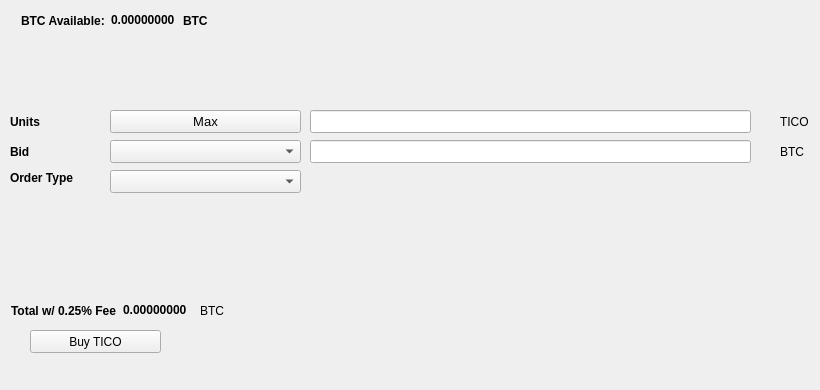
   <widget class="QWidget" name="BuyTab">
    <attribute name="title">
     <string>Buy</string>
    </attribute>
    <widget class="QPushButton" name="BuyTICO">
     <property name="geometry">
      <rect>
       <x>30</x>
       <y>330</y>
       <width>131</width>
       <height>23</height>
      </rect>
     </property>
     <property name="text">
      <string>Buy TICO</string>
     </property>
     <property name="icon">
      <iconset resource="../ticoin.qrc">
       <normaloff>:/icons/bitcoin</normaloff>:/icons/bitcoin</iconset>
     </property>
    </widget>
    <widget class="QLabel" name="label_3">
     <property name="geometry">
      <rect>
       <x>10</x>
       <y>110</y>
       <width>46</width>
       <height>23</height>
      </rect>
     </property>
     <property name="font">
      <font>
       <weight>75</weight>
       <bold>true</bold>
      </font>
     </property>
     <property name="text">
      <string>Units</string>
     </property>
    </widget>
    <widget class="QLineEdit" name="UnitsInput">
     <property name="geometry">
      <rect>
       <x>310</x>
       <y>110</y>
       <width>441</width>
       <height>23</height>
      </rect>
     </property>
     <property name="font">
      <font>
       <pointsize>9</pointsize>
       <weight>75</weight>
       <bold>true</bold>
      </font>
     </property>
    </widget>
    <widget class="QLineEdit" name="BuyBidPriceEdit">
     <property name="geometry">
      <rect>
       <x>310</x>
       <y>140</y>
       <width>441</width>
       <height>23</height>
      </rect>
     </property>
     <property name="font">
      <font>
       <pointsize>9</pointsize>
       <weight>75</weight>
       <bold>true</bold>
      </font>
     </property>
    </widget>
    <widget class="QLabel" name="label_4">
     <property name="geometry">
      <rect>
       <x>780</x>
       <y>110</y>
       <width>31</width>
       <height>23</height>
      </rect>
     </property>
     <property name="text">
      <string>TICO</string>
     </property>
    </widget>
    <widget class="QLabel" name="label_5">
     <property name="geometry">
      <rect>
       <x>780</x>
       <y>140</y>
       <width>31</width>
       <height>23</height>
      </rect>
     </property>
     <property name="text">
      <string>BTC</string>
     </property>
    </widget>
    <widget class="QLabel" name="label_6">
     <property name="geometry">
      <rect>
       <x>10</x>
       <y>140</y>
       <width>46</width>
       <height>23</height>
      </rect>
     </property>
     <property name="font">
      <font>
       <weight>75</weight>
       <bold>true</bold>
      </font>
     </property>
     <property name="text">
      <string>Bid</string>
     </property>
    </widget>
    <widget class="QLabel" name="label_7">
     <property name="geometry">
      <rect>
       <x>10</x>
       <y>170</y>
       <width>91</width>
       <height>16</height>
      </rect>
     </property>
     <property name="font">
      <font>
       <weight>75</weight>
       <bold>true</bold>
      </font>
     </property>
     <property name="text">
      <string>Order Type</string>
     </property>
    </widget>
    <widget class="QPushButton" name="Buy_Max_Amount">
     <property name="geometry">
      <rect>
       <x>110</x>
       <y>110</y>
       <width>191</width>
       <height>23</height>
      </rect>
     </property>
     <property name="font">
      <font>
       <pointsize>10</pointsize>
      </font>
     </property>
     <property name="text">
      <string>Max</string>
     </property>
    </widget>
    <widget class="QComboBox" name="BuyBidcomboBox">
     <property name="geometry">
      <rect>
       <x>110</x>
       <y>140</y>
       <width>191</width>
       <height>23</height>
      </rect>
     </property>
     <property name="font">
      <font>
       <pointsize>10</pointsize>
      </font>
     </property>
    </widget>
    <widget class="QComboBox" name="buyOrdertypeCombo">
     <property name="geometry">
      <rect>
       <x>110</x>
       <y>170</y>
       <width>191</width>
       <height>23</height>
      </rect>
     </property>
     <property name="font">
      <font>
       <pointsize>10</pointsize>
      </font>
     </property>
    </widget>
    <widget class="QWidget" name="layoutWidget1">
     <property name="geometry">
      <rect>
       <x>21</x>
       <y>11</y>
       <width>227</width>
       <height>19</height>
      </rect>
     </property>
     <layout class="QHBoxLayout" name="horizontalLayout_3">
      <item>
       <widget class="QLabel" name="label232">
        <property name="font">
         <font>
          <weight>75</weight>
          <bold>true</bold>
         </font>
        </property>
        <property name="text">
         <string>BTC Available:</string>
        </property>
       </widget>
      </item>
      <item>
       <widget class="QLabel" name="BtcAvailableLbl">
        <property name="palette">
         <palette>
          <active>
           <colorrole role="WindowText">
            <brush brushstyle="SolidPattern">
             <color alpha="255">
              <red>0</red>
              <green>0</green>
              <blue>0</blue>
             </color>
            </brush>
           </colorrole>
           <colorrole role="Button">
            <brush brushstyle="SolidPattern">
             <color alpha="255">
              <red>0</red>
              <green>170</green>
              <blue>0</blue>
             </color>
            </brush>
           </colorrole>
           <colorrole role="Light">
            <brush brushstyle="SolidPattern">
             <color alpha="255">
              <red>0</red>
              <green>255</green>
              <blue>0</blue>
             </color>
            </brush>
           </colorrole>
           <colorrole role="Midlight">
            <brush brushstyle="SolidPattern">
             <color alpha="255">
              <red>0</red>
              <green>212</green>
              <blue>0</blue>
             </color>
            </brush>
           </colorrole>
           <colorrole role="Dark">
            <brush brushstyle="SolidPattern">
             <color alpha="255">
              <red>0</red>
              <green>85</green>
              <blue>0</blue>
             </color>
            </brush>
           </colorrole>
           <colorrole role="Mid">
            <brush brushstyle="SolidPattern">
             <color alpha="255">
              <red>0</red>
              <green>113</green>
              <blue>0</blue>
             </color>
            </brush>
           </colorrole>
           <colorrole role="Text">
            <brush brushstyle="SolidPattern">
             <color alpha="255">
              <red>0</red>
              <green>170</green>
              <blue>0</blue>
             </color>
            </brush>
           </colorrole>
           <colorrole role="BrightText">
            <brush brushstyle="SolidPattern">
             <color alpha="255">
              <red>255</red>
              <green>255</green>
              <blue>255</blue>
             </color>
            </brush>
           </colorrole>
           <colorrole role="ButtonText">
            <brush brushstyle="SolidPattern">
             <color alpha="255">
              <red>0</red>
              <green>0</green>
              <blue>0</blue>
             </color>
            </brush>
           </colorrole>
           <colorrole role="Base">
            <brush brushstyle="SolidPattern">
             <color alpha="255">
              <red>255</red>
              <green>255</green>
              <blue>255</blue>
             </color>
            </brush>
           </colorrole>
           <colorrole role="Window">
            <brush brushstyle="SolidPattern">
             <color alpha="255">
              <red>0</red>
              <green>170</green>
              <blue>0</blue>
             </color>
            </brush>
           </colorrole>
           <colorrole role="Shadow">
            <brush brushstyle="SolidPattern">
             <color alpha="255">
              <red>0</red>
              <green>0</green>
              <blue>0</blue>
             </color>
            </brush>
           </colorrole>
           <colorrole role="AlternateBase">
            <brush brushstyle="SolidPattern">
             <color alpha="255">
              <red>127</red>
              <green>212</green>
              <blue>127</blue>
             </color>
            </brush>
           </colorrole>
           <colorrole role="ToolTipBase">
            <brush brushstyle="SolidPattern">
             <color alpha="255">
              <red>255</red>
              <green>255</green>
              <blue>220</blue>
             </color>
            </brush>
           </colorrole>
           <colorrole role="ToolTipText">
            <brush brushstyle="SolidPattern">
             <color alpha="255">
              <red>0</red>
              <green>0</green>
              <blue>0</blue>
             </color>
            </brush>
           </colorrole>
          </active>
          <inactive>
           <colorrole role="WindowText">
            <brush brushstyle="SolidPattern">
             <color alpha="255">
              <red>0</red>
              <green>0</green>
              <blue>0</blue>
             </color>
            </brush>
           </colorrole>
           <colorrole role="Button">
            <brush brushstyle="SolidPattern">
             <color alpha="255">
              <red>0</red>
              <green>170</green>
              <blue>0</blue>
             </color>
            </brush>
           </colorrole>
           <colorrole role="Light">
            <brush brushstyle="SolidPattern">
             <color alpha="255">
              <red>0</red>
              <green>255</green>
              <blue>0</blue>
             </color>
            </brush>
           </colorrole>
           <colorrole role="Midlight">
            <brush brushstyle="SolidPattern">
             <color alpha="255">
              <red>0</red>
              <green>212</green>
              <blue>0</blue>
             </color>
            </brush>
           </colorrole>
           <colorrole role="Dark">
            <brush brushstyle="SolidPattern">
             <color alpha="255">
              <red>0</red>
              <green>85</green>
              <blue>0</blue>
             </color>
            </brush>
           </colorrole>
           <colorrole role="Mid">
            <brush brushstyle="SolidPattern">
             <color alpha="255">
              <red>0</red>
              <green>113</green>
              <blue>0</blue>
             </color>
            </brush>
           </colorrole>
           <colorrole role="Text">
            <brush brushstyle="SolidPattern">
             <color alpha="255">
              <red>0</red>
              <green>170</green>
              <blue>0</blue>
             </color>
            </brush>
           </colorrole>
           <colorrole role="BrightText">
            <brush brushstyle="SolidPattern">
             <color alpha="255">
              <red>255</red>
              <green>255</green>
              <blue>255</blue>
             </color>
            </brush>
           </colorrole>
           <colorrole role="ButtonText">
            <brush brushstyle="SolidPattern">
             <color alpha="255">
              <red>0</red>
              <green>0</green>
              <blue>0</blue>
             </color>
            </brush>
           </colorrole>
           <colorrole role="Base">
            <brush brushstyle="SolidPattern">
             <color alpha="255">
              <red>255</red>
              <green>255</green>
              <blue>255</blue>
             </color>
            </brush>
           </colorrole>
           <colorrole role="Window">
            <brush brushstyle="SolidPattern">
             <color alpha="255">
              <red>0</red>
              <green>170</green>
              <blue>0</blue>
             </color>
            </brush>
           </colorrole>
           <colorrole role="Shadow">
            <brush brushstyle="SolidPattern">
             <color alpha="255">
              <red>0</red>
              <green>0</green>
              <blue>0</blue>
             </color>
            </brush>
           </colorrole>
           <colorrole role="AlternateBase">
            <brush brushstyle="SolidPattern">
             <color alpha="255">
              <red>127</red>
              <green>212</green>
              <blue>127</blue>
             </color>
            </brush>
           </colorrole>
           <colorrole role="ToolTipBase">
            <brush brushstyle="SolidPattern">
             <color alpha="255">
              <red>255</red>
              <green>255</green>
              <blue>220</blue>
             </color>
            </brush>
           </colorrole>
           <colorrole role="ToolTipText">
            <brush brushstyle="SolidPattern">
             <color alpha="255">
              <red>0</red>
              <green>0</green>
              <blue>0</blue>
             </color>
            </brush>
           </colorrole>
          </inactive>
          <disabled>
           <colorrole role="WindowText">
            <brush brushstyle="SolidPattern">
             <color alpha="255">
              <red>0</red>
              <green>85</green>
              <blue>0</blue>
             </color>
            </brush>
           </colorrole>
           <colorrole role="Button">
            <brush brushstyle="SolidPattern">
             <color alpha="255">
              <red>0</red>
              <green>170</green>
              <blue>0</blue>
             </color>
            </brush>
           </colorrole>
           <colorrole role="Light">
            <brush brushstyle="SolidPattern">
             <color alpha="255">
              <red>0</red>
              <green>255</green>
              <blue>0</blue>
             </color>
            </brush>
           </colorrole>
           <colorrole role="Midlight">
            <brush brushstyle="SolidPattern">
             <color alpha="255">
              <red>0</red>
              <green>212</green>
              <blue>0</blue>
             </color>
            </brush>
           </colorrole>
           <colorrole role="Dark">
            <brush brushstyle="SolidPattern">
             <color alpha="255">
              <red>0</red>
              <green>85</green>
              <blue>0</blue>
             </color>
            </brush>
           </colorrole>
           <colorrole role="Mid">
            <brush brushstyle="SolidPattern">
             <color alpha="255">
              <red>0</red>
              <green>113</green>
              <blue>0</blue>
             </color>
            </brush>
           </colorrole>
           <colorrole role="Text">
            <brush brushstyle="SolidPattern">
             <color alpha="255">
              <red>0</red>
              <green>85</green>
              <blue>0</blue>
             </color>
            </brush>
           </colorrole>
           <colorrole role="BrightText">
            <brush brushstyle="SolidPattern">
             <color alpha="255">
              <red>255</red>
              <green>255</green>
              <blue>255</blue>
             </color>
            </brush>
           </colorrole>
           <colorrole role="ButtonText">
            <brush brushstyle="SolidPattern">
             <color alpha="255">
              <red>0</red>
              <green>85</green>
              <blue>0</blue>
             </color>
            </brush>
           </colorrole>
           <colorrole role="Base">
            <brush brushstyle="SolidPattern">
             <color alpha="255">
              <red>0</red>
              <green>170</green>
              <blue>0</blue>
             </color>
            </brush>
           </colorrole>
           <colorrole role="Window">
            <brush brushstyle="SolidPattern">
             <color alpha="255">
              <red>0</red>
              <green>170</green>
              <blue>0</blue>
             </color>
            </brush>
           </colorrole>
           <colorrole role="Shadow">
            <brush brushstyle="SolidPattern">
             <color alpha="255">
              <red>0</red>
              <green>0</green>
              <blue>0</blue>
             </color>
            </brush>
           </colorrole>
           <colorrole role="AlternateBase">
            <brush brushstyle="SolidPattern">
             <color alpha="255">
              <red>0</red>
              <green>170</green>
              <blue>0</blue>
             </color>
            </brush>
           </colorrole>
           <colorrole role="ToolTipBase">
            <brush brushstyle="SolidPattern">
             <color alpha="255">
              <red>255</red>
              <green>255</green>
              <blue>220</blue>
             </color>
            </brush>
           </colorrole>
           <colorrole role="ToolTipText">
            <brush brushstyle="SolidPattern">
             <color alpha="255">
              <red>0</red>
              <green>0</green>
              <blue>0</blue>
             </color>
            </brush>
           </colorrole>
          </disabled>
         </palette>
        </property>
        <property name="font">
         <font>
          <weight>75</weight>
          <bold>true</bold>
         </font>
        </property>
        <property name="text">
         <string>0.00000000</string>
        </property>
        <property name="textInteractionFlags">
         <set>Qt::LinksAccessibleByMouse|Qt::TextSelectableByKeyboard|Qt::TextSelectableByMouse</set>
        </property>
       </widget>
      </item>
      <item>
       <widget class="QLabel" name="BtcAvailableLbl_2">
        <property name="font">
         <font>
          <weight>75</weight>
          <bold>true</bold>
         </font>
        </property>
        <property name="text">
         <string>BTC</string>
        </property>
       </widget>
      </item>
     </layout>
    </widget>
    <widget class="QWidget" name="layoutWidge2">
     <property name="geometry">
      <rect>
       <x>11</x>
       <y>301</y>
       <width>259</width>
       <height>19</height>
      </rect>
     </property>
     <layout class="QHBoxLayout" name="horizontalLayout_4">
      <item>
       <widget class="QLabel" name="label_9">
        <property name="font">
         <font>
          <weight>75</weight>
          <bold>true</bold>
         </font>
        </property>
        <property name="text">
         <string>Total w/ 0.25% Fee</string>
        </property>
       </widget>
      </item>
      <item>
       <widget class="QLabel" name="BuyCostLabel">
        <property name="palette">
         <palette>
          <active>
           <colorrole role="WindowText">
            <brush brushstyle="SolidPattern">
             <color alpha="255">
              <red>0</red>
              <green>0</green>
              <blue>0</blue>
             </color>
            </brush>
           </colorrole>
           <colorrole role="Button">
            <brush brushstyle="SolidPattern">
             <color alpha="255">
              <red>0</red>
              <green>170</green>
              <blue>0</blue>
             </color>
            </brush>
           </colorrole>
           <colorrole role="Light">
            <brush brushstyle="SolidPattern">
             <color alpha="255">
              <red>0</red>
              <green>255</green>
              <blue>0</blue>
             </color>
            </brush>
           </colorrole>
           <colorrole role="Midlight">
            <brush brushstyle="SolidPattern">
             <color alpha="255">
              <red>0</red>
              <green>212</green>
              <blue>0</blue>
             </color>
            </brush>
           </colorrole>
           <colorrole role="Dark">
            <brush brushstyle="SolidPattern">
             <color alpha="255">
              <red>0</red>
              <green>85</green>
              <blue>0</blue>
             </color>
            </brush>
           </colorrole>
           <colorrole role="Mid">
            <brush brushstyle="SolidPattern">
             <color alpha="255">
              <red>0</red>
              <green>113</green>
              <blue>0</blue>
             </color>
            </brush>
           </colorrole>
           <colorrole role="Text">
            <brush brushstyle="SolidPattern">
             <color alpha="255">
              <red>0</red>
              <green>170</green>
              <blue>0</blue>
             </color>
            </brush>
           </colorrole>
           <colorrole role="BrightText">
            <brush brushstyle="SolidPattern">
             <color alpha="255">
              <red>255</red>
              <green>255</green>
              <blue>255</blue>
             </color>
            </brush>
           </colorrole>
           <colorrole role="ButtonText">
            <brush brushstyle="SolidPattern">
             <color alpha="255">
              <red>0</red>
              <green>0</green>
              <blue>0</blue>
             </color>
            </brush>
           </colorrole>
           <colorrole role="Base">
            <brush brushstyle="SolidPattern">
             <color alpha="255">
              <red>255</red>
              <green>255</green>
              <blue>255</blue>
             </color>
            </brush>
           </colorrole>
           <colorrole role="Window">
            <brush brushstyle="SolidPattern">
             <color alpha="255">
              <red>0</red>
              <green>170</green>
              <blue>0</blue>
             </color>
            </brush>
           </colorrole>
           <colorrole role="Shadow">
            <brush brushstyle="SolidPattern">
             <color alpha="255">
              <red>0</red>
              <green>0</green>
              <blue>0</blue>
             </color>
            </brush>
           </colorrole>
           <colorrole role="AlternateBase">
            <brush brushstyle="SolidPattern">
             <color alpha="255">
              <red>127</red>
              <green>212</green>
              <blue>127</blue>
             </color>
            </brush>
           </colorrole>
           <colorrole role="ToolTipBase">
            <brush brushstyle="SolidPattern">
             <color alpha="255">
              <red>255</red>
              <green>255</green>
              <blue>220</blue>
             </color>
            </brush>
           </colorrole>
           <colorrole role="ToolTipText">
            <brush brushstyle="SolidPattern">
             <color alpha="255">
              <red>0</red>
              <green>0</green>
              <blue>0</blue>
             </color>
            </brush>
           </colorrole>
          </active>
          <inactive>
           <colorrole role="WindowText">
            <brush brushstyle="SolidPattern">
             <color alpha="255">
              <red>0</red>
              <green>0</green>
              <blue>0</blue>
             </color>
            </brush>
           </colorrole>
           <colorrole role="Button">
            <brush brushstyle="SolidPattern">
             <color alpha="255">
              <red>0</red>
              <green>170</green>
              <blue>0</blue>
             </color>
            </brush>
           </colorrole>
           <colorrole role="Light">
            <brush brushstyle="SolidPattern">
             <color alpha="255">
              <red>0</red>
              <green>255</green>
              <blue>0</blue>
             </color>
            </brush>
           </colorrole>
           <colorrole role="Midlight">
            <brush brushstyle="SolidPattern">
             <color alpha="255">
              <red>0</red>
              <green>212</green>
              <blue>0</blue>
             </color>
            </brush>
           </colorrole>
           <colorrole role="Dark">
            <brush brushstyle="SolidPattern">
             <color alpha="255">
              <red>0</red>
              <green>85</green>
              <blue>0</blue>
             </color>
            </brush>
           </colorrole>
           <colorrole role="Mid">
            <brush brushstyle="SolidPattern">
             <color alpha="255">
              <red>0</red>
              <green>113</green>
              <blue>0</blue>
             </color>
            </brush>
           </colorrole>
           <colorrole role="Text">
            <brush brushstyle="SolidPattern">
             <color alpha="255">
              <red>0</red>
              <green>170</green>
              <blue>0</blue>
             </color>
            </brush>
           </colorrole>
           <colorrole role="BrightText">
            <brush brushstyle="SolidPattern">
             <color alpha="255">
              <red>255</red>
              <green>255</green>
              <blue>255</blue>
             </color>
            </brush>
           </colorrole>
           <colorrole role="ButtonText">
            <brush brushstyle="SolidPattern">
             <color alpha="255">
              <red>0</red>
              <green>0</green>
              <blue>0</blue>
             </color>
            </brush>
           </colorrole>
           <colorrole role="Base">
            <brush brushstyle="SolidPattern">
             <color alpha="255">
              <red>255</red>
              <green>255</green>
              <blue>255</blue>
             </color>
            </brush>
           </colorrole>
           <colorrole role="Window">
            <brush brushstyle="SolidPattern">
             <color alpha="255">
              <red>0</red>
              <green>170</green>
              <blue>0</blue>
             </color>
            </brush>
           </colorrole>
           <colorrole role="Shadow">
            <brush brushstyle="SolidPattern">
             <color alpha="255">
              <red>0</red>
              <green>0</green>
              <blue>0</blue>
             </color>
            </brush>
           </colorrole>
           <colorrole role="AlternateBase">
            <brush brushstyle="SolidPattern">
             <color alpha="255">
              <red>127</red>
              <green>212</green>
              <blue>127</blue>
             </color>
            </brush>
           </colorrole>
           <colorrole role="ToolTipBase">
            <brush brushstyle="SolidPattern">
             <color alpha="255">
              <red>255</red>
              <green>255</green>
              <blue>220</blue>
             </color>
            </brush>
           </colorrole>
           <colorrole role="ToolTipText">
            <brush brushstyle="SolidPattern">
             <color alpha="255">
              <red>0</red>
              <green>0</green>
              <blue>0</blue>
             </color>
            </brush>
           </colorrole>
          </inactive>
          <disabled>
           <colorrole role="WindowText">
            <brush brushstyle="SolidPattern">
             <color alpha="255">
              <red>0</red>
              <green>85</green>
              <blue>0</blue>
             </color>
            </brush>
           </colorrole>
           <colorrole role="Button">
            <brush brushstyle="SolidPattern">
             <color alpha="255">
              <red>0</red>
              <green>170</green>
              <blue>0</blue>
             </color>
            </brush>
           </colorrole>
           <colorrole role="Light">
            <brush brushstyle="SolidPattern">
             <color alpha="255">
              <red>0</red>
              <green>255</green>
              <blue>0</blue>
             </color>
            </brush>
           </colorrole>
           <colorrole role="Midlight">
            <brush brushstyle="SolidPattern">
             <color alpha="255">
              <red>0</red>
              <green>212</green>
              <blue>0</blue>
             </color>
            </brush>
           </colorrole>
           <colorrole role="Dark">
            <brush brushstyle="SolidPattern">
             <color alpha="255">
              <red>0</red>
              <green>85</green>
              <blue>0</blue>
             </color>
            </brush>
           </colorrole>
           <colorrole role="Mid">
            <brush brushstyle="SolidPattern">
             <color alpha="255">
              <red>0</red>
              <green>113</green>
              <blue>0</blue>
             </color>
            </brush>
           </colorrole>
           <colorrole role="Text">
            <brush brushstyle="SolidPattern">
             <color alpha="255">
              <red>0</red>
              <green>85</green>
              <blue>0</blue>
             </color>
            </brush>
           </colorrole>
           <colorrole role="BrightText">
            <brush brushstyle="SolidPattern">
             <color alpha="255">
              <red>255</red>
              <green>255</green>
              <blue>255</blue>
             </color>
            </brush>
           </colorrole>
           <colorrole role="ButtonText">
            <brush brushstyle="SolidPattern">
             <color alpha="255">
              <red>0</red>
              <green>85</green>
              <blue>0</blue>
             </color>
            </brush>
           </colorrole>
           <colorrole role="Base">
            <brush brushstyle="SolidPattern">
             <color alpha="255">
              <red>0</red>
              <green>170</green>
              <blue>0</blue>
             </color>
            </brush>
           </colorrole>
           <colorrole role="Window">
            <brush brushstyle="SolidPattern">
             <color alpha="255">
              <red>0</red>
              <green>170</green>
              <blue>0</blue>
             </color>
            </brush>
           </colorrole>
           <colorrole role="Shadow">
            <brush brushstyle="SolidPattern">
             <color alpha="255">
              <red>0</red>
              <green>0</green>
              <blue>0</blue>
             </color>
            </brush>
           </colorrole>
           <colorrole role="AlternateBase">
            <brush brushstyle="SolidPattern">
             <color alpha="255">
              <red>0</red>
              <green>170</green>
              <blue>0</blue>
             </color>
            </brush>
           </colorrole>
           <colorrole role="ToolTipBase">
            <brush brushstyle="SolidPattern">
             <color alpha="255">
              <red>255</red>
              <green>255</green>
              <blue>220</blue>
             </color>
            </brush>
           </colorrole>
           <colorrole role="ToolTipText">
            <brush brushstyle="SolidPattern">
             <color alpha="255">
              <red>0</red>
              <green>0</green>
              <blue>0</blue>
             </color>
            </brush>
           </colorrole>
          </disabled>
         </palette>
        </property>
        <property name="font">
         <font>
          <weight>75</weight>
          <bold>true</bold>
         </font>
        </property>
        <property name="autoFillBackground">
         <bool>false</bool>
        </property>
        <property name="text">
         <string>0.00000000</string>
        </property>
        <property name="textInteractionFlags">
         <set>Qt::LinksAccessibleByMouse|Qt::TextSelectableByMouse</set>
        </property>
       </widget>
      </item>
      <item>
       <widget class="QLabel" name="label_10">
        <property name="font">
         <font>
          <weight>50</weight>
          <bold>false</bold>
         </font>
        </property>
        <property name="text">
         <string>BTC</string>
        </property>
       </widget>
      </item>
     </layout>
    </widget>
    <widget class="QLabel" name="label_24">
     <property name="geometry">
      <rect>
       <x>460</x>
       <y>300</y>
       <width>281</width>
       <height>81</height>
      </rect>
     </property>
     <property name="text">
      <string/>
     </property>
     <property name="pixmap">
      <pixmap>:/images/bittrex</pixmap>
     </property>
    </widget>
   </widget>
